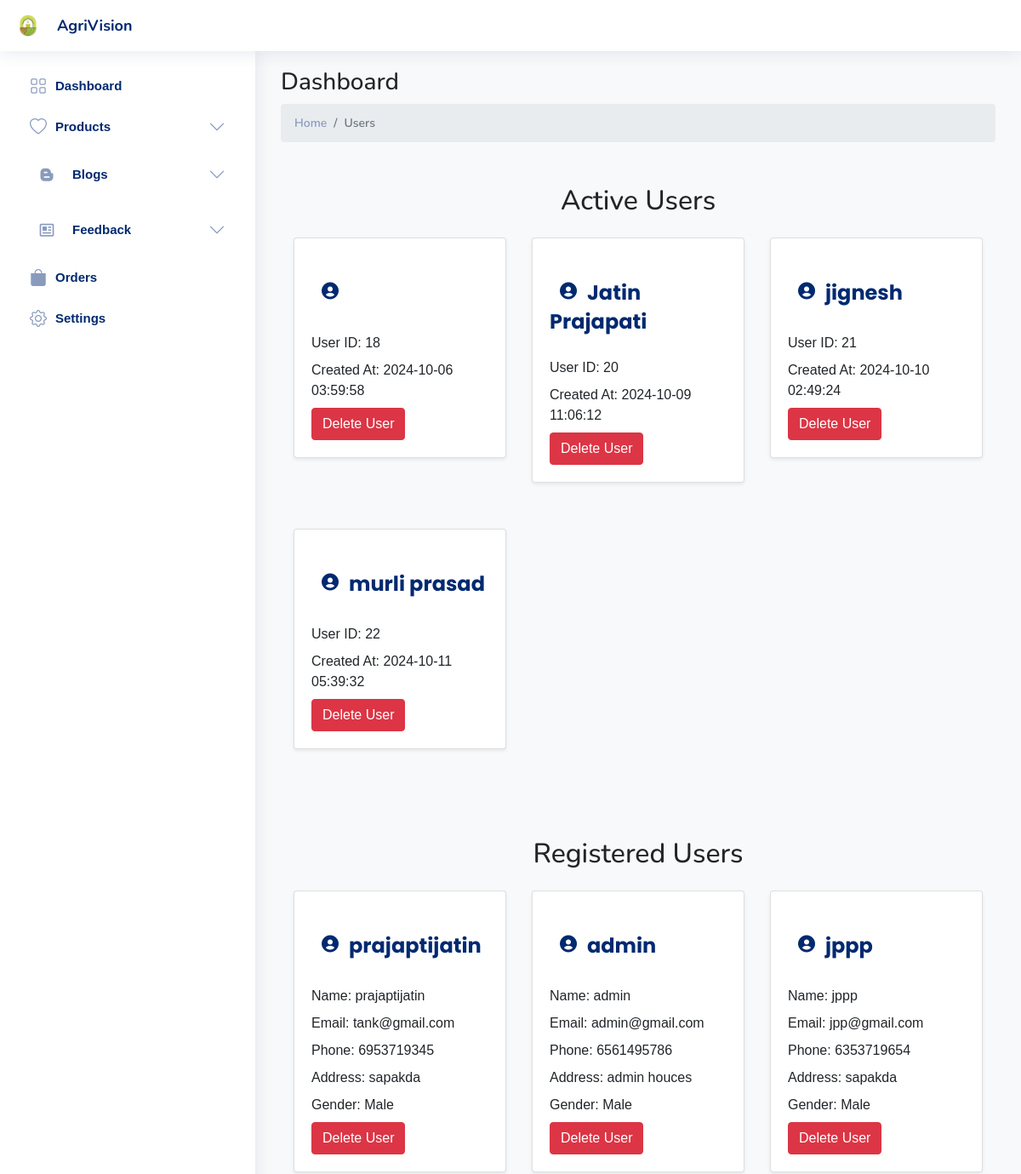
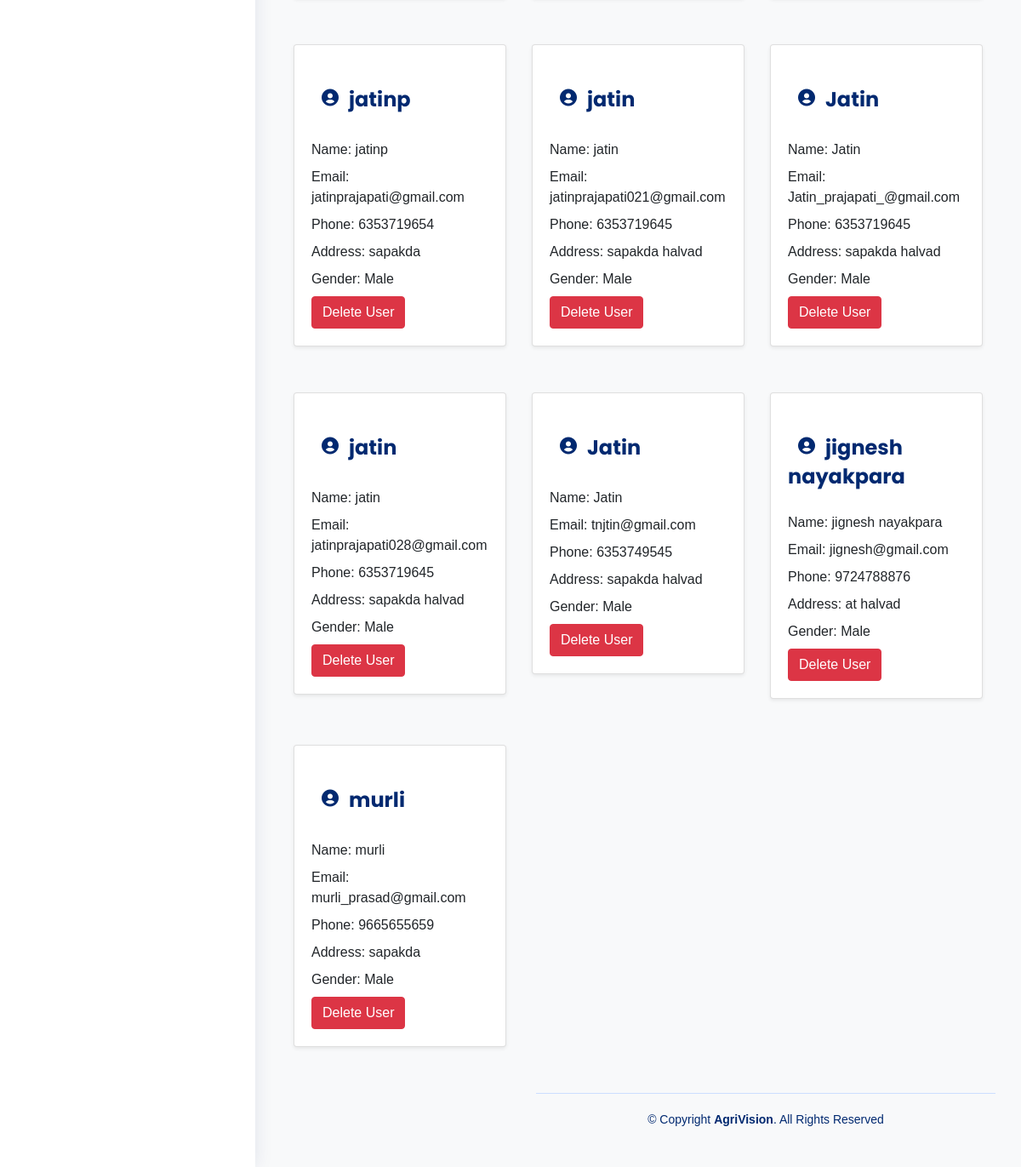
The app's page /admin/index.php with its own data (2 pictures, top to bottom).
### tables this page shows
CREATE TABLE `users` (
  `id` int(11) NOT NULL,
  `userid` int(11) NOT NULL,
  `username` varchar(100) NOT NULL,
  `password` varchar(255) NOT NULL,
  `created_at` timestamp NOT NULL DEFAULT current_timestamp()
);

CREATE TABLE `registration` (
  `id` int(11) NOT NULL,
  `name` varchar(100) NOT NULL,
  `username` varchar(50) NOT NULL,
  `password` varchar(255) NOT NULL,
  `address` varchar(255) DEFAULT NULL,
  `pincode` varchar(20) DEFAULT NULL,
  `email` varchar(100) NOT NULL,
  `phone` varchar(20) DEFAULT NULL,
  `gender` enum('Male','Female','Other') DEFAULT NULL,
  `confirm_password` varchar(255) DEFAULT NULL
);

### admin/index.php (the view, shortened to what this page needs)
<?php
$conn = new mysqli('localhost', 'root', '', 'farm');
$registered_sql = "SELECT * FROM registration";
$registered_result = $conn->query($registered_sql);
$non_admin_users_sql = "SELECT * FROM users WHERE username != 'admin'";
$non_admin_users_result = $conn->query($non_admin_users_sql);
?>
<?php include('includes/header.php'); ?>
<!DOCTYPE html>
<html lang="en">
<head>
    <link rel="stylesheet" href="https://cdn.jsdelivr.net/npm/boxicons@2.1.1/css/boxicons.min.css">
    <?php include 'includes/sidebar.php'; ?>
    <link rel="stylesheet" href="https://stackpath.bootstrapcdn.com/bootstrap/4.5.2/css/bootstrap.min.css">
    <link rel="stylesheet" href="https://cdn.jsdelivr.net/npm/boxicons@2.0.9/css/boxicons.min.css">
</head>
<body>
<main id="main" class="main">
<div class="pagetitle">
    <h3>Dashboard</h3>
    <nav>
        <ol class="breadcrumb">
            <li class="breadcrumb-item"><a href="index.html">Home</a></li>
            <li class="breadcrumb-item active">Users</li>
        </ol>
    </nav>
</div>
<div class="container">
    <h2 class="text-center mb-4">Active  Users</h2>
    <div class="row">
        <?php if ($non_admin_users_result->num_rows > 0): ?>
            <?php while($row = $non_admin_users_result->fetch_assoc()): ?>
                <div class="col-md-4 mb-4">
                    <div class="card shadow-sm">
                        <div class="card-body">
                            <h5 class="card-title"><i class='bx bxs-user-circle'></i><?php echo htmlspecialchars($row['username']); ?></h5>
                            <div class="details">
                                <p class="card-text">User ID: <?php echo htmlspecialchars($row['userid']); ?></p>
                                <p class="card-text">Created At: <?php echo htmlspecialchars($row['created_at']); ?></p>
                                <form method="POST" style="display:inline;" onsubmit="return confirmDelete();">
                                    <button type="submit" name="delete_user" class="btn btn-danger">Delete User</button>
                                </form>
                            </div>
                        </div>
                    </div>
                </div>
            <?php endwhile; ?>
        <?php else: ?>
            <p class="text-center">No users found (excluding Admin).</p>
        <?php endif; ?>
    </div>
</div>
<div class="container">
    <h2 class="text-center mb-4">Registered Users</h2>
    <div class="row">
        <?php if ($registered_result->num_rows > 0): ?>
            <?php while($row = $registered_result->fetch_assoc()): ?>
                <div class="col-md-4 mb-4">
                    <div class="card shadow-sm">
                        <div class="card-body">
                            <h5 class="card-title"><i class='bx bxs-user-circle'></i><?php echo htmlspecialchars($row['name']); ?></h5>
                            <div class="details">
                                <p class="card-text">Name: <?php echo htmlspecialchars($row['name']); ?></p>
                                <p class="card-text">Email: <?php echo htmlspecialchars($row['email']); ?></p>
                                <p class="card-text">Phone: <?php echo htmlspecialchars($row['phone']); ?></p>
                                <p class="card-text">Address: <?php echo htmlspecialchars($row['address']); ?></p>
                                <p class="card-text">Gender: <?php echo htmlspecialchars($row['gender']); ?></p>
                                <form method="POST" style="display:inline;" onsubmit="return confirmDelete();">
                                    <button type="submit" name="delete_user" class="btn btn-danger">Delete User</button>
                                </form>
                            </div>
                        </div>
                    </div>
                </div>
            <?php endwhile; ?>
        <?php else: ?>
            <p class="text-center">No registered users found.</p>
        <?php endif; ?>
    </div>
</div>
</body>
</html>
<?php include('includes/footer.php'); ?>

### admin/assets/css/style.css (style rules this page uses)
:root { scroll-behavior: smooth; }
body { font-family: "Open Sans", sans-serif; background: #f6f9ff; color: #444444; }
a { color: #4154f1; text-decoration: none; }
h1, h2, h3, h4, h5, h6 { font-family: "Nunito", sans-serif; }
#main { margin-top: 60px; padding: 20px 30px; transition: all 0.3s; }
.pagetitle { margin-bottom: 10px; }
.card { margin-bottom: 30px; border: none; border-radius: 5px; box-shadow: 0px 0 30px rgba(1, 41, 112, 0.1); }
.card-title { padding: 20px 0 15px 0; font-size: 18px; font-weight: 500; color: #012970; font-family: "Poppins", sans-serif; }
.card-body { padding: 0 20px 20px 20px; }
.breadcrumb { font-size: 14px; font-family: "Nunito", sans-serif; color: #899bbd; font-weight: 600; }
.breadcrumb a { color: #899bbd; transition: 0.3s; }
.breadcrumb .breadcrumb-item::before { color: #899bbd; }
.breadcrumb .active { color: #51678f; font-weight: 600; }
@media (min-width: 1200px) { #main, #footer { margin-left: 300px; } }

### admin/index.php (style rules this page uses)
body { background-color: #f8f9fa; font-family: 'Arial', sans-serif; }
.card { transition: transform 0.3s, box-shadow 0.3s; }
.card-title { font-size: 1.5rem; font-weight: bold; }
.bx { padding: 10px; }
.card-text { font-size: 1rem; margin-bottom: 0.5rem; }
.btn { transition: background-color 0.3s; }
.container { margin-top: 50px; }

### records on screen
users: userid "18", created_at "2024-10-06 03:59:58"
users: username "Jatin Prajapati", userid "20", created_at "2024-10-09 11:06:12"
users: username "jignesh", userid "21", created_at "2024-10-10 02:49:24"
users: username "murli prasad", userid "22", created_at "2024-10-11 05:39:32"
registration: name "prajaptijatin", email "tank@gmail.com", phone "6953719345", address "sapakda", gender "Male"
registration: name "admin", email "admin@gmail.com", phone "6561495786", address "admin houces", gender "Male"
registration: name "jppp", email "jpp@gmail.com", phone "6353719654", address "sapakda", gender "Male"
registration: name "jatinp", email "jatinprajapati@gmail.com", phone "6353719654", address "sapakda", gender "Male"
registration: name "jatin", email "jatinprajapati021@gmail.com", phone "6353719645", address "sapakda halvad", gender "Male"
registration: name "Jatin", email "Jatin_prajapati_@gmail.com", phone "6353719645", address "sapakda halvad", gender "Male"
registration: name "jatin", email "jatinprajapati028@gmail.com", phone "6353719645", address "sapakda halvad", gender "Male"
registration: name "Jatin", email "tnjtin@gmail.com", phone "6353749545", address "sapakda halvad", gender "Male"
registration: name "jignesh nayakpara", email "jignesh@gmail.com", phone "9724788876", address "at halvad", gender "Male"
registration: name "murli", email "murli_prasad@gmail.com", phone "9665655659", address "sapakda", gender "Male"
